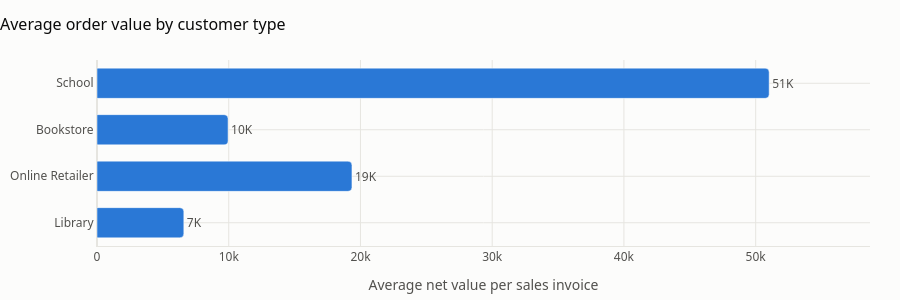

Notebook cell for this chart:
### Code cell
fig = px.bar(by_ctype.reset_index(), x="AvgOrderValue", y="CustomerType", orientation="h",
             text=[money(v) for v in by_ctype["AvgOrderValue"]], color_discrete_sequence=[BLUE])
fig.update_traces(textposition="outside", hovertemplate="%{y}: %{x:,.0f}<extra></extra>")
style(fig, "Average order value by customer type", height=300)
fig.update_yaxes(title=None, autorange="reversed")
fig.update_xaxes(title="Average net value per sales invoice", range=[0, by_ctype["AvgOrderValue"].max() * 1.15])
fig.show()

### Figure 1 — Plotly figure (JSON) as saved in the notebook; plotly's stock layout.template omitted (floating-point values rounded to 4 significant figures)
{"data": [{"hovertemplate": "%{y}: %{x:,.0f}<extra></extra>", "legendgroup": "", "marker": {"color": "#2a78d6", "cornerradius": 4, "pattern": {"shape": ""}}, "name": "", "orientation": "h", "showlegend": false, "text": ["51K", "10K", "19K", "7K"], "textposition": "outside", "type": "bar", "x": [51030.0, 9950.0, 19350.0, 6591.0], "xaxis": "x", "y": ["School", "Bookstore", "Online Retailer", "Library"], "yaxis": "y"}], "layout": {"bargap": 0.35, "barmode": "relative", "font": {"color": "#52514e", "family": "Segoe UI, Arial, sans-serif", "size": 12}, "height": 300, "hoverlabel": {"bgcolor": "white", "font": {"size": 12}}, "legend": {"orientation": "h", "title": {"text": ""}, "tracegroupgap": 0, "x": 0, "y": 1.02, "yanchor": "bottom"}, "margin": {"b": 10, "l": 10, "r": 30, "t": 60}, "paper_bgcolor": "#fcfcfb", "plot_bgcolor": "#fcfcfb", "showlegend": false, "title": {"font": {"color": "#0b0b0b", "size": 16}, "text": "Average order value by customer type", "x": 0, "xanchor": "left"}, "xaxis": {"anchor": "y", "domain": [0, 1], "gridcolor": "#e6e5e0", "linecolor": "#e6e5e0", "range": [0, 58680.0], "title": {"text": "Average net value per sales invoice"}, "zerolinecolor": "#e6e5e0"}, "yaxis": {"anchor": "x", "autorange": "reversed", "domain": [0, 1], "gridcolor": "#e6e5e0", "linecolor": "#e6e5e0", "title": {}, "zerolinecolor": "#e6e5e0"}}}
